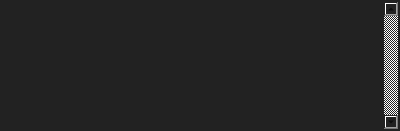
<?xml version="1.0" encoding="UTF-8"?>
<ui version="4.0">
 <class>Form</class>
 <widget class="QWidget" name="Form">
  <property name="geometry">
   <rect>
    <x>0</x>
    <y>0</y>
    <width>400</width>
    <height>131</height>
   </rect>
  </property>
  <property name="windowTitle">
   <string>Form</string>
  </property>
  <property name="autoFillBackground">
   <bool>false</bool>
  </property>
  <property name="styleSheet">
   <string notr="true">background-color:#222222</string>
  </property>
  <layout class="QGridLayout" name="gridLayout">
   <property name="margin">
    <number>2</number>
   </property>
   <property name="spacing">
    <number>0</number>
   </property>
   <item row="1" column="0">
    <layout class="QVBoxLayout" name="layout">
     <property name="spacing">
      <number>3</number>
     </property>
     <item>
      <widget class="QScrollArea" name="scrollArea">
       <property name="sizePolicy">
        <sizepolicy hsizetype="MinimumExpanding" vsizetype="Minimum">
         <horstretch>0</horstretch>
         <verstretch>0</verstretch>
        </sizepolicy>
       </property>
       <property name="maximumSize">
        <size>
         <width>16777215</width>
         <height>16777215</height>
        </size>
       </property>
       <property name="frameShape">
        <enum>QFrame::NoFrame</enum>
       </property>
       <property name="frameShadow">
        <enum>QFrame::Plain</enum>
       </property>
       <property name="lineWidth">
        <number>0</number>
       </property>
       <property name="verticalScrollBarPolicy">
        <enum>Qt::ScrollBarAlwaysOn</enum>
       </property>
       <property name="horizontalScrollBarPolicy">
        <enum>Qt::ScrollBarAlwaysOff</enum>
       </property>
       <property name="widgetResizable">
        <bool>true</bool>
       </property>
       <widget class="QWidget" name="scrollAreaWidgetContents">
        <property name="geometry">
         <rect>
          <x>0</x>
          <y>0</y>
          <width>381</width>
          <height>76</height>
         </rect>
        </property>
        <property name="maximumSize">
         <size>
          <width>16777215</width>
          <height>16777215</height>
         </size>
        </property>
        <layout class="QGridLayout" name="gridLayout_3">
         <property name="margin">
          <number>3</number>
         </property>
         <property name="spacing">
          <number>3</number>
         </property>
         <item row="0" column="0">
          <layout class="QGridLayout" name="container">
           <property name="margin">
            <number>3</number>
           </property>
           <property name="spacing">
            <number>3</number>
           </property>
          </layout>
         </item>
        </layout>
       </widget>
      </widget>
     </item>
    </layout>
   </item>
   <item row="0" column="0">
    <layout class="QVBoxLayout" name="label_layout">
     <property name="spacing">
      <number>0</number>
     </property>
     <property name="leftMargin">
      <number>0</number>
     </property>
     <property name="topMargin">
      <number>0</number>
     </property>
     <property name="rightMargin">
      <number>0</number>
     </property>
    </layout>
   </item>
  </layout>
 </widget>
 <resources/>
 <connections/>
</ui>
